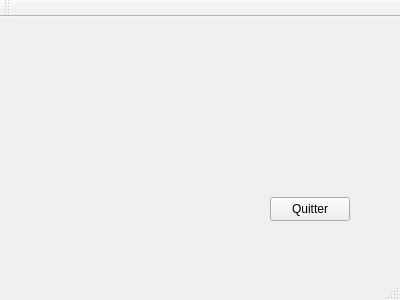
<?xml version="1.0" encoding="UTF-8"?>
<ui version="4.0">
 <class>BanqueMainWindow</class>
 <widget class="QMainWindow" name="BanqueMainWindow">
  <property name="geometry">
   <rect>
    <x>0</x>
    <y>0</y>
    <width>400</width>
    <height>300</height>
   </rect>
  </property>
  <property name="windowTitle">
   <string>BanqueMainWindow</string>
  </property>
  <widget class="QWidget" name="centralWidget">
   <widget class="QPushButton" name="pushButtonQuitter">
    <property name="geometry">
     <rect>
      <x>270</x>
      <y>180</y>
      <width>80</width>
      <height>24</height>
     </rect>
    </property>
    <property name="text">
     <string>Quitter</string>
    </property>
   </widget>
  </widget>
  <widget class="QMenuBar" name="menuBar">
   <property name="geometry">
    <rect>
     <x>0</x>
     <y>0</y>
     <width>400</width>
     <height>21</height>
    </rect>
   </property>
  </widget>
  <widget class="QToolBar" name="mainToolBar">
   <attribute name="toolBarArea">
    <enum>TopToolBarArea</enum>
   </attribute>
   <attribute name="toolBarBreak">
    <bool>false</bool>
   </attribute>
  </widget>
  <widget class="QStatusBar" name="statusBar"/>
 </widget>
 <layoutdefault spacing="6" margin="11"/>
 <resources/>
 <connections>
  <connection>
   <sender>pushButtonQuitter</sender>
   <signal>clicked()</signal>
   <receiver>BanqueMainWindow</receiver>
   <slot>close()</slot>
   <hints>
    <hint type="sourcelabel">
     <x>307</x>
     <y>237</y>
    </hint>
    <hint type="destinationlabel">
     <x>335</x>
     <y>265</y>
    </hint>
   </hints>
  </connection>
 </connections>
</ui>
